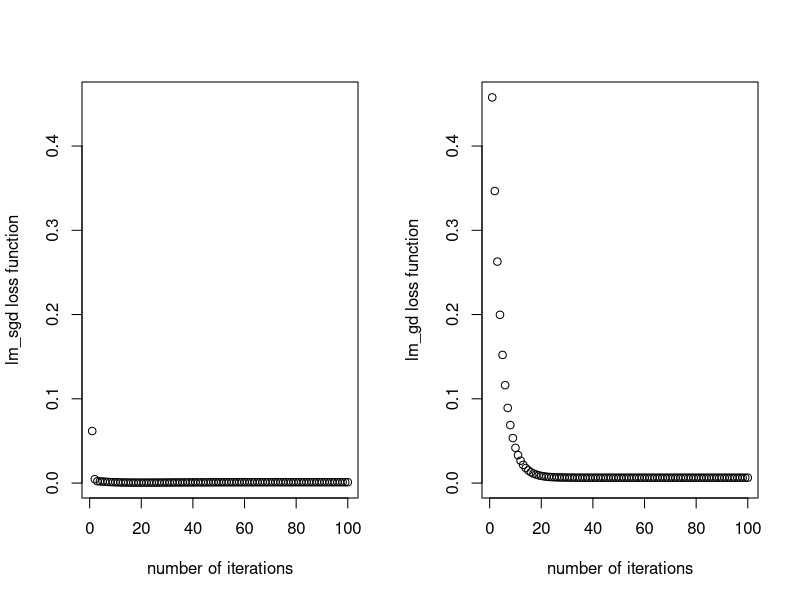

Here is the R script that generated this plot:
## ---- chunk 1
library(knitr)
knitr::opts_chunk$set(echo = TRUE)
knitr::opts_chunk$set(warning = FALSE, message = FALSE) 
## ---- chunk 2
## --------------------------------------
## stochastic gradient descent
## install.packages("caret")
library(caret)
rm(list=ls())
lm_sgd = function(x, y, beta_init = NULL, learn_rate = 0.05, 
                  niter = 100, batch=10, verbose = F)
{
        n = nrow(x)
        p = ncol(x)-1
        
        if(nrow(x) != length(y)) stop("Check x,y dimensions")
        if(nrow(x) < batch) stop("Mini-batches exceed number of observations")
        if(verbose && p>2) stop("p>2, -- Plotting not implemented")
        if(is.null(beta_init)) beta_init = runif(p+1)
        
        beta_sgd = beta_init
        
        f <- createFolds(y, k = batch, list = T, returnTrain = F)
        loss_sgd <- rep(0, niter)
        
        for(it in 1:niter)
        {
                for(mini_batch in 1:batch){
                        x_b <- x[f[[mini_batch]], ]
                        y_b <- y[f[[mini_batch]]]
                        
                        beta_sgd = beta_sgd - learn_rate*
                          (-2/length(y_b))*(t(x_b)%*%(y_b - x_b%*%beta_sgd))
                        
                        MSE_new = mean((y_b - x_b%*%beta_sgd)^2)
                        
                        if(verbose)
                        {
                                print(MSE_new)
                                
                                x1_grid = seq(0,1,length.out = 100)
                                y_grid_hat = cbind(rep(1,100),x1_grid)%*%beta_gd
                                
                                plot(x[,2],y)
                                lines(x1_grid,y_grid_hat)
                                Sys.sleep(0.1)
                        }
                }
                loss_sgd[it] <- MSE_new
        }
        return(list(beta_sgd, loss_sgd))
}
## Test
n = 30
p = 1
beta = rep(1,p+1)
x = cbind(rep(1,n),matrix(runif(n*p,0,1),n,p))
epsilon = rnorm(n,0,.1)
y = x%*%beta + epsilon 
lm_sgd(x, y)
## ---- chunk 3
## --------------------------------------
## linear regression
lm_gd = function(x, y, beta_init = NULL, learn_rate = 0.05, 
                 niter = 100, verbose = F)
{
        n = nrow(x)
        p = ncol(x)-1
        
        if(nrow(x) != length(y)) stop("Check x,y dimensions")
        if(verbose && p>2) stop("p>2, -- Plotting not implemented")
        if(is.null(beta_init)) beta_init = runif(p+1)
        
        beta_gd = beta_init
        
        loss_gd <- rep(0, niter)
        
        for(it in 1:niter)
        {
                beta_gd = beta_gd - learn_rate*(-2/n)*(t(x)%*%(y-x%*%beta_gd))
                
                MSE_new = mean((y - x%*%beta_gd)^2)
                
                if(verbose)
                {
                        print(MSE_new)
                        
                        x1_grid = seq(0,1,length.out = 100)
                        y_grid_hat =  cbind(rep(1,100),x1_grid)%*%beta_gd
                        
                        plot(x[,2],y)
                        lines(x1_grid,y_grid_hat)
                        Sys.sleep(0.1)
                }
                loss_gd[it] <- MSE_new
        }
        return(list(beta_gd, loss_gd))
}
## Test
n = 30
p = 1
beta = rep(1,p+1)
x = cbind(rep(1,n),matrix(runif(n*p,0,1),n,p))
epsilon = rnorm(n,0,.1)
y = x%*%beta + epsilon 
## ---- chunk 4
## --------------------------------------
## Store value of loss function
gd_loss <- lm_gd(x, y)[[2]]
sgd_loss <- lm_sgd(x, y)[[2]]
## Plot scatterplots of # iteration vs loss function for both gradient descent and stochastic gradient descent
par(mfrow=c(1,2))
yrange <- range(gd_loss, sgd_loss)
plot(x=1:100, y=sgd_loss, ylim = yrange, 
     xlab = "number of iterations", ylab = "lm_sgd loss function")
plot(x=1:100, y=gd_loss, ylim = yrange, 
     xlab = "number of iterations", ylab = "lm_gd loss function")
## ---- chunk 5
## --------------------------------------
library(purrr)
beta_init <- map(1:20, ~ sample(1:100, size=2))
map(beta_init, ~ lm_sgd(x,y)[[1]][[2]])
